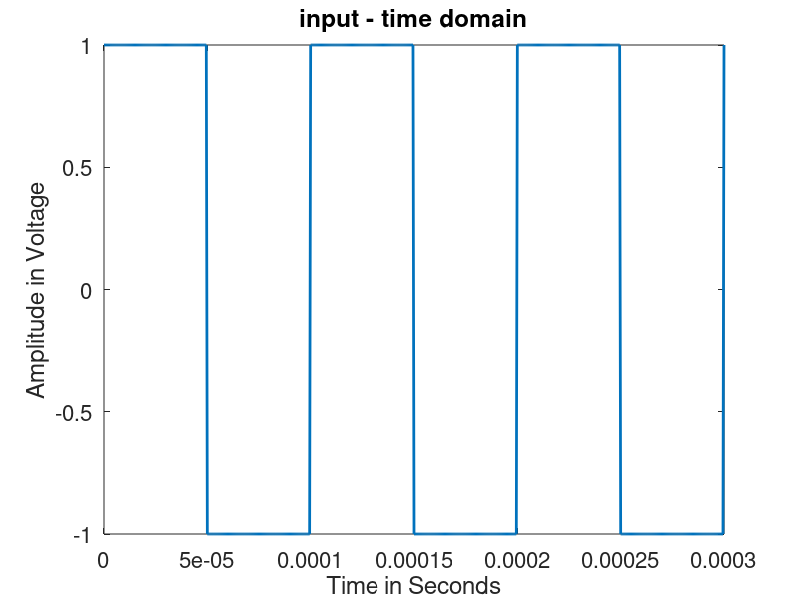
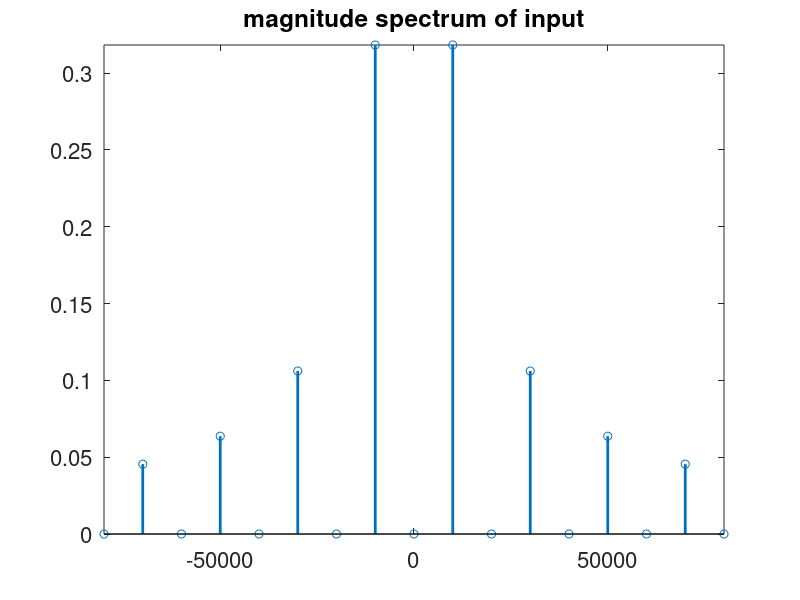
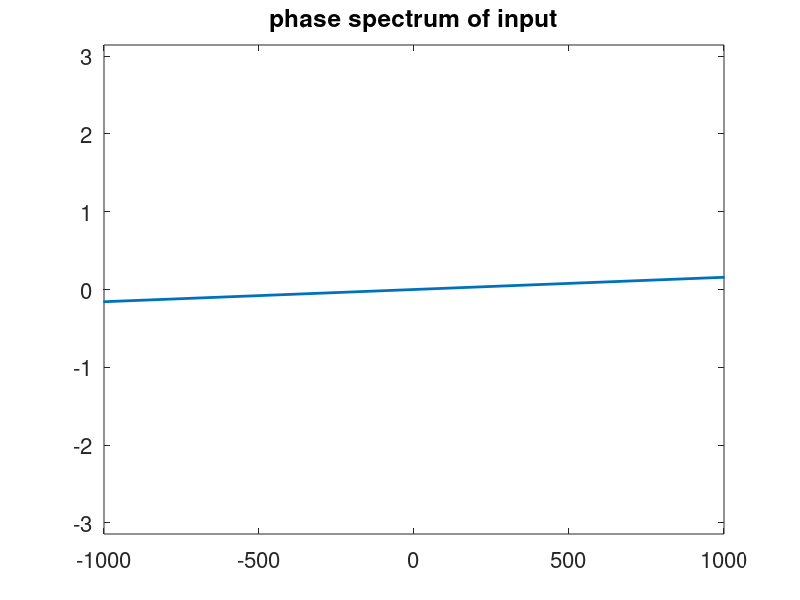
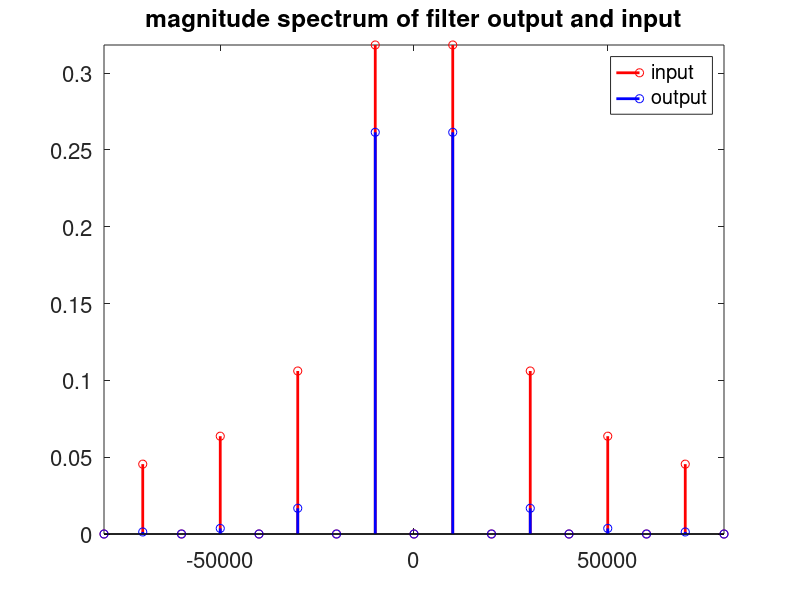

Reproduce these figures in MATLAB, in order.
%Abd Elelah Arafah - arafaha - 400197623

%% square wave generator which produces graph of time domain input 
clc
clear all
hold off

i = sqrt(-1);%complex
f0=10000; %fundamental freq of input square wave
T0 = 1/f0;  %period of input wave, 0.1 ms peroid
tstep = 0.005*T0;
tt = 0:tstep:3*T0;
no_sample = 3*T0/tstep + 1; %num of samples for - 3*T0
no_sample1 = T0/tstep + 1; %num of samples for - T0


gp1 = square(2*pi*f0*tt,50); %input - square wave in the per
gp_in = [gp1 gp1(2:no_sample1-1) gp1]; %3 cycles of the triangular wave
figure(1)
Hp1 = plot(tt,gp1);
set(Hp1,'LineWidth',2)
Ha = gca;
set(Ha,'Fontsize',16)
title('input - time domain')
xlabel(' Time in Seconds ');
ylabel('Amplitude in Voltage');
pause

      
%% Fourier series representation of signal (Amplitude Spectrum and Phase Spectrum)
      
K=1/(pi);
N=100; %num of harmonics
nvec = -N:N;
c_in = zeros(size(nvec)); % amplitude calculation
for n = nvec
    m = n+N+1;
    q = mod(n,2);
    c_in(m) = 1*i*K/n; 
    
    if (n == 0)
      c_in(m) = 0.0;
    end
    if (q == 0)
      c_in(m) = 0.0;
    end
end
f = nvec*f0; %frequency vector
figure(2)
Hp1=stem(f,abs(c_in));
axis([-8*f0 8*f0 0 max(abs(c_in))])
set(Hp1,'LineWidth',2)
Ha = gca;
set(Ha,'Fontsize',16)
title('magnitude spectrum of input')
pause
figure(3)
Hp1=plot(f,angle(c_in)) %phase spectrum
set(Hp1,'LineWidth',2)
Ha = gca;
set(Ha,'Fontsize',16)
axis([-0.1e4 0.1e4 -pi pi])
title('phase spectrum of input')
pause



%% Designing the 2nd order Butterworth filter

R=133; %resistance found in the lab doc (in ohms)
C=0.1e-6; %capacitance found in the lab doc (in F)
fc=12000 %cutoff freq of filter, found in the lab doc (in Hz)

Hf = 1 ./((1+(1.414*i*f/fc)+((1*i*f/fc).^2))) ;%filter transfer function for 2nd order butterworth
c_out = c_in .* Hf; %Fourier coefficients of the filter output

figure(4)
stem(f,abs(c_in),'r','LineWidth',2);
hold on
stem(f,abs(c_out),'b','LineWidth',2);
hold off
axis([-8*f0 8*f0 0 max(abs(c_in))])
Ha = gca;
set(Ha,'Fontsize',16)
title('magnitude spectrum of filter output and input')
Ha = gca;
set(Ha,'Fontsize',16)
legend('input','output')
pause

%% Construct the output signal from the Cout Fourier coefficients

A = zeros(2*N+1,ceil(no_sample));
for n = nvec
    m=n+N+1;
    A(m,:) = c_out(m) .* exp(1i*2*pi*n*f0*tt);
end
gp_out = sum(A);

figure(5)
Hp1 = plot(tt,real(gp_out),'b',tt,gp1,'r');
set(Hp1,'LineWidth',2)
Ha = gca;
set(Ha,'Fontsize',16)
title('filter input and output-time domain')
set(Ha,'Fontsize',16)
legend('output','input')
%% Transfer function plotting 
%plot of H

figure(6)
plot(((f/2*pi)),(((20*log(abs(Hf))))));
xlabel('Normalized Angular Frequncy ');
ylabel('20*log10(H(f))');
title('Normalized 2nd order butterworth filter');
%% Transfer function plotting multiplying by the cutoff frequncy 
%plot of H

figure(7)
o = ((f)*12000);
plot(((o/2*pi)),(((20*log(abs(Hf))))));
xlabel('Frequncy (KHz');
ylabel('20*log10(H(f))');
title('Amplitude Response of the 2nd order butterworth filter with frequncy axis multiplied by cutoff frequncy');